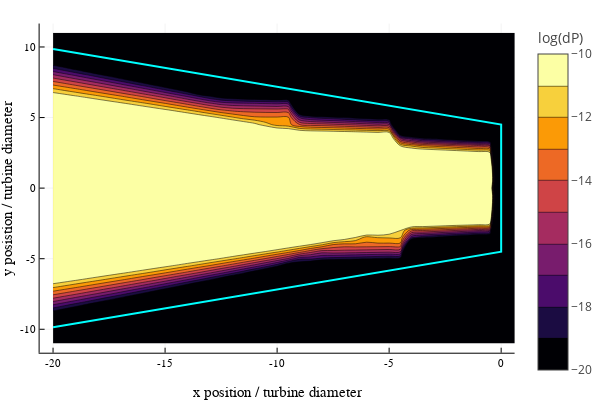
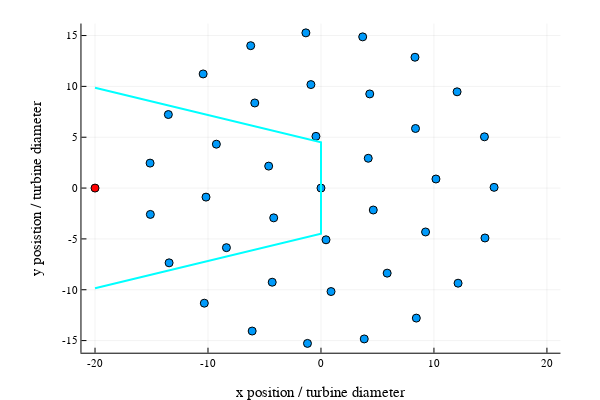

Notebook cell for these charts, in order:
### Markdown cell above
## 38 Circle + 1 System

### Code cell
x_turbine,y_turbine = loadAllParam(0,39,95)
x_turbines = [x_turbine;-15*80] ./80
y_turbines = [y_turbine;0] ./80

global s = [copy(x_turbines);copy(y_turbines)]

plotlyjs()
xpos = collect(-20:.5:1)
ypos = collect(-11:.5:11)

function contourJac(x,y)
    s[39] = x
    s[end] = y
    temp = ForwardDiff.jacobian(p_wrapper_single,s.*80)
    temp = log10(hypot(temp[1,39],temp[1,78])+1E-50)
end
function contourJacx(x,y)
    s[39] = x
    s[end] = y
    temp = ForwardDiff.jacobian(p_wrapper_single,s.*80)
    temp = log10(abs(temp[1,39])+1E-50)
end
function contourJacy(x,y)
    s[39] = x
    s[end] = y
    temp = ForwardDiff.jacobian(p_wrapper_single,s.*80)
    temp = log10(abs(temp[1,78])+1E-50)
end

lim = (-20,-10)

h = 4.5
d = 0 #3.6
theta = 15
delta_x = xpos[1]
delta_y = ypos[1]
left = h + abs(delta_x)*tand(theta)
p1 = contour(xpos,ypos,contourJac,
    fill=true,
    # title="38 Turbine",
    xlabel="x position / turbine diameter",
    colorbar_title="log(dP)",
    ylabel="y posistion / turbine diameter",
    clims = lim,
    transparent=true)
    
p1 = plot(p1,transpose([delta_x -d 0 0 -d delta_x]),transpose([-left -h -h h h left]),
    color=:cyan,
    legend=false,
    xlim=[delta_x,0],
    ylim=[delta_y,-delta_y],
    linewidth = 2)
display(p1)

p4 = scatter(x_turbine[1:end]./80,y_turbine[1:end]./80,
    xlabel="x position / turbine diameter",
    ylabel="y posistion / turbine diameter",
    legend=false,
    aspect_ratio=1)

p4 = plot(p4,transpose([delta_x -d 0 0 -d delta_x]),transpose([-left -h -h h h left]),
    color=:cyan,
    legend=false,
    linewidth = 2,
    xlim = [-20,20])

p4 = scatter(p4,[-20],[0],color=:red)
    
display(p4)

### Figure 1 — Plotly figure (JSON) as saved in the notebook; plotly's stock layout.template omitted (floating-point values rounded to 4 significant figures; data arrays with more than 128 entries replaced by an {"elided": "..."} marker saying what was removed)
{"data": [{"colorbar": {"title": "log(dP)"}, "colorscale": {"elided": "256x2 mixed values"}, "contours": {"coloring": "fill", "showlabels": false}, "hoverinfo": "none", "name": "y1", "ncontours": 17, "showlegend": false, "showscale": true, "type": "contour", "x": [-20, -19.5, -19, -18.5, -18, -17.5, -17, -16.5, -16, -15.5, -15, -14.5, -14, -13.5, -13, -12.5, -12, -11.5, -11, -10.5, -10, -9.5, -9, -8.5, -8, -7.5, -7, -6.5, -6, -5.5, -5, -4.5, -4, -3.5, -3, -2.5, -2, -1.5, -1, -0.5, 0, 0.5, 1], "xaxis": "x", "y": [-11, -10.5, -10, -9.5, -9, -8.5, -8, -7.5, -7, -6.5, -6, -5.5, -5, -4.5, -4, -3.5, -3, -2.5, -2, -1.5, -1, -0.5, 0, 0.5, 1, 1.5, 2, 2.5, 3, 3.5, 4, 4.5, 5, 5.5, 6, 6.5, 7, 7.5, 8, 8.5, 9, 9.5, 10, 10.5, 11], "yaxis": "y", "z": {"elided": "45x43 float values"}, "zmax": -10, "zmin": -20}, {"colorbar": {"title": "log(dP)"}, "legendgroup": "y2", "line": {"color": "rgba(0, 255, 255, 1.000)", "dash": "solid", "shape": "linear", "width": 2}, "mode": "lines", "name": "y2", "showlegend": true, "type": "scatter", "x": [-20, 0, 0, 0, 0, -20], "xaxis": "x", "y": [-9.859, -4.5, -4.5, 4.5, 4.5, 9.859], "yaxis": "y", "zmax": -10, "zmin": -20}], "layout": {"annotations": [], "height": 400, "margin": {"b": 20, "l": 0, "r": 0, "t": 20}, "paper_bgcolor": "rgba(255, 255, 255, 1.000)", "plot_bgcolor": "rgba(255, 255, 255, 1.000)", "showlegend": false, "width": 600, "xaxis": {"anchor": "y", "domain": [0.07647, 0.9934], "gridcolor": "rgba(0, 0, 0, 0.100)", "gridwidth": 0.5, "linecolor": "rgba(0, 0, 0, 1.000)", "mirror": false, "range": [-20.6, 0.6], "showgrid": true, "showline": true, "showticklabels": true, "tickangle": 0, "tickcolor": "rgb(0, 0, 0)", "tickfont": {"color": "rgba(0, 0, 0, 1.000)", "family": "sans-serif", "size": 11}, "tickmode": "array", "ticks": "inside", "ticktext": ["-20", "-15", "-10", "-5", "0"], "tickvals": [-20, -15, -10, -5, 0], "title": "x position / turbine diameter", "titlefont": {"color": "rgba(0, 0, 0, 1.000)", "family": "sans-serif", "size": 15}, "type": "-", "visible": true, "zeroline": false, "zerolinecolor": "rgba(0, 0, 0, 1.000)"}, "yaxis": {"anchor": "x", "domain": [0.07581, 0.9902], "gridcolor": "rgba(0, 0, 0, 0.100)", "gridwidth": 0.5, "linecolor": "rgba(0, 0, 0, 1.000)", "mirror": false, "range": [-11.66, 11.66], "showgrid": true, "showline": true, "showticklabels": true, "tickangle": 0, "tickcolor": "rgb(0, 0, 0)", "tickfont": {"color": "rgba(0, 0, 0, 1.000)", "family": "sans-serif", "size": 11}, "tickmode": "array", "ticks": "inside", "ticktext": ["-10", "-5", "0", "5", "10"], "tickvals": [-10, -5, 0, 5, 10], "title": "y posistion / turbine diameter", "titlefont": {"color": "rgba(0, 0, 0, 1.000)", "family": "sans-serif", "size": 15}, "type": "-", "visible": true, "zeroline": false, "zerolinecolor": "rgba(0, 0, 0, 1.000)"}}}

### Figure 2 — Plotly figure (JSON) as saved in the notebook; plotly's stock layout.template omitted (floating-point values rounded to 4 significant figures)
{"data": [{"colorbar": {"title": ""}, "legendgroup": "y1", "marker": {"color": "rgba(0, 154, 250, 1.000)", "line": {"color": "rgba(0, 0, 0, 1.000)", "width": 1}, "size": 8, "symbol": "circle"}, "mode": "markers", "name": "y1", "showlegend": true, "type": "scatter", "x": [0, -0.4452, -4.629, -4.184, 0.4452, 4.629, 4.184, -0.8903, -5.859, -9.258, -10.18, -8.368, -4.317, 0.8903, 5.859, 9.258, 10.18, 8.368, 4.317, -1.335, -6.219, -10.43, -13.51, -15.13, -15.1, -13.44, -10.33, -6.091, -1.195, 3.83, 8.44, 12.13, 14.52, 15.32, 14.47, 12.05, 8.322, 3.693], "xaxis": "x", "y": [0, 5.088, 2.159, -2.93, -5.088, -2.159, 2.93, 10.18, 8.368, 4.317, -0.8903, -5.859, -9.258, -10.18, -8.368, -4.317, 0.8903, 5.859, 9.258, 15.26, 14.0, 11.23, 7.231, 2.453, -2.591, -7.355, -11.32, -14.06, -15.28, -14.84, -12.79, -9.356, -4.909, 0.07038, 5.042, 9.467, 12.87, 14.87], "yaxis": "y", "zmax": null, "zmin": null}, {"colorbar": {"title": ""}, "legendgroup": "y2", "line": {"color": "rgba(0, 255, 255, 1.000)", "dash": "solid", "shape": "linear", "width": 2}, "mode": "lines", "name": "y2", "showlegend": true, "type": "scatter", "x": [-20, 0, 0, 0, 0, -20], "xaxis": "x", "y": [-9.859, -4.5, -4.5, 4.5, 4.5, 9.859], "yaxis": "y", "zmax": null, "zmin": null}, {"colorbar": {"title": ""}, "legendgroup": "y3", "marker": {"color": "rgba(255, 0, 0, 1.000)", "line": {"color": "rgba(0, 0, 0, 1.000)", "width": 1}, "size": 8, "symbol": "circle"}, "mode": "markers", "name": "y3", "showlegend": true, "type": "scatter", "x": [-20], "xaxis": "x", "y": [0], "yaxis": "y", "zmax": null, "zmin": null}], "layout": {"annotations": [], "height": 400, "margin": {"b": 20, "l": 0, "r": 0, "t": 20}, "paper_bgcolor": "rgba(255, 255, 255, 1.000)", "plot_bgcolor": "rgba(255, 255, 255, 1.000)", "showlegend": false, "width": 600, "xaxis": {"anchor": "y", "domain": [0.1358, 0.9341], "gridcolor": "rgba(0, 0, 0, 0.100)", "gridwidth": 0.5, "linecolor": "rgba(0, 0, 0, 1.000)", "mirror": false, "range": [-21.2, 21.2], "showgrid": true, "showline": true, "showticklabels": true, "tickangle": 0, "tickcolor": "rgb(0, 0, 0)", "tickfont": {"color": "rgba(0, 0, 0, 1.000)", "family": "sans-serif", "size": 11}, "tickmode": "array", "ticks": "inside", "ticktext": ["-20", "-10", "0", "10", "20"], "tickvals": [-20, -10, 0, 10, 20], "title": "x position / turbine diameter", "titlefont": {"color": "rgba(0, 0, 0, 1.000)", "family": "sans-serif", "size": 15}, "type": "-", "visible": true, "zeroline": false, "zerolinecolor": "rgba(0, 0, 0, 1.000)"}, "yaxis": {"anchor": "x", "domain": [0.07581, 0.9902], "gridcolor": "rgba(0, 0, 0, 0.100)", "gridwidth": 0.5, "linecolor": "rgba(0, 0, 0, 1.000)", "mirror": false, "range": [-16.19, 16.18], "showgrid": true, "showline": true, "showticklabels": true, "tickangle": 0, "tickcolor": "rgb(0, 0, 0)", "tickfont": {"color": "rgba(0, 0, 0, 1.000)", "family": "sans-serif", "size": 11}, "tickmode": "array", "ticks": "inside", "ticktext": ["-15", "-10", "-5", "0", "5", "10", "15"], "tickvals": [-15, -10, -5, 0, 5, 10, 15], "title": "y posistion / turbine diameter", "titlefont": {"color": "rgba(0, 0, 0, 1.000)", "family": "sans-serif", "size": 15}, "type": "-", "visible": true, "zeroline": false, "zerolinecolor": "rgba(0, 0, 0, 1.000)"}}}
